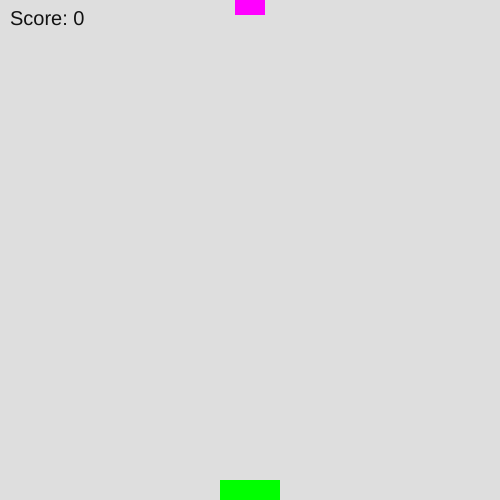
Frame 1 (no input)
Frame 60 (no input): identical to frame 1, image omitted
Frame 120 (the mouse pressed at the canvas centre since frame 60): identical to frame 1, image omitted

The p5.js sketch that drew this single still picture (run headless with seeded random() and noise() and a simulated clock; from frame 60 on, the mouse is pressed at the canvas centre):

// p5.js sketch
// ── sketch.js
let xPos = 250;
let yPos = 0;
let xSpeed = 0;
let ySpeed = 0;
let score = 0;

function setup() {
    createCanvas(500, 500);

    noStroke();

    rectMode(CENTER);
}

function draw() {
    background(222);

    // draw goal
    fill(0, 255, 0);
    rect(250, 490, 60, 20);

    // draw ball
    fill(255, 0, 255);
    rect(xPos, yPos, 30, 30);  // Adjusted the size of the square

    // draw score
    fill(18);
    textSize(20);
    text("Score: " + score, 10, 25);  // Adjusted the position of the score text

    // check if in goal
    if (xPos + 15 >= 220 && xPos - 15 <= 280 && yPos + 15 >= 480) {  // Adjusted the condition for scoring
        score++;
        // reset position and speed
        xPos = random(15, 485);
        yPos = 0;
        xSpeed = random(-5, 5);
        ySpeed = random(0, 10);
    }

    // move forward
    xPos += xSpeed;
    yPos += ySpeed;

    // wrap around if boundary exceeded
    if (xPos < 0) {
        xPos = 500;
    }
    if (xPos > 500) {
        xPos = 0;
    }
    if (yPos > 500) {
        yPos = 0;
        score--;
    }
}

function mouseClicked() {
    // Calculate the direction vector towards the mouse click
    let directionX = mouseX - xPos;
    let directionY = mouseY - yPos;

    // Normalize the direction vector to control the speed of movement
    let directionMagnitude = sqrt(directionX ** 2 + directionY ** 2);
    let slowerSpeed = 2;  // Adjust the slower speed value as needed
    xSpeed = directionX / directionMagnitude * slowerSpeed;
    ySpeed = directionY / directionMagnitude * slowerSpeed;
}
